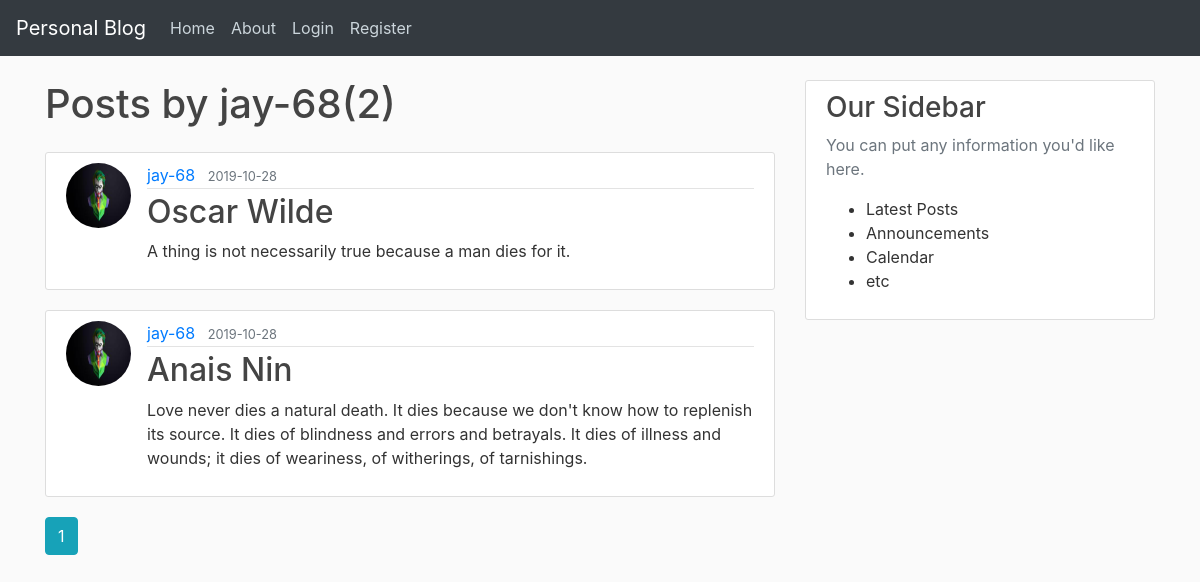
The app's page /user/jay-68, older data.
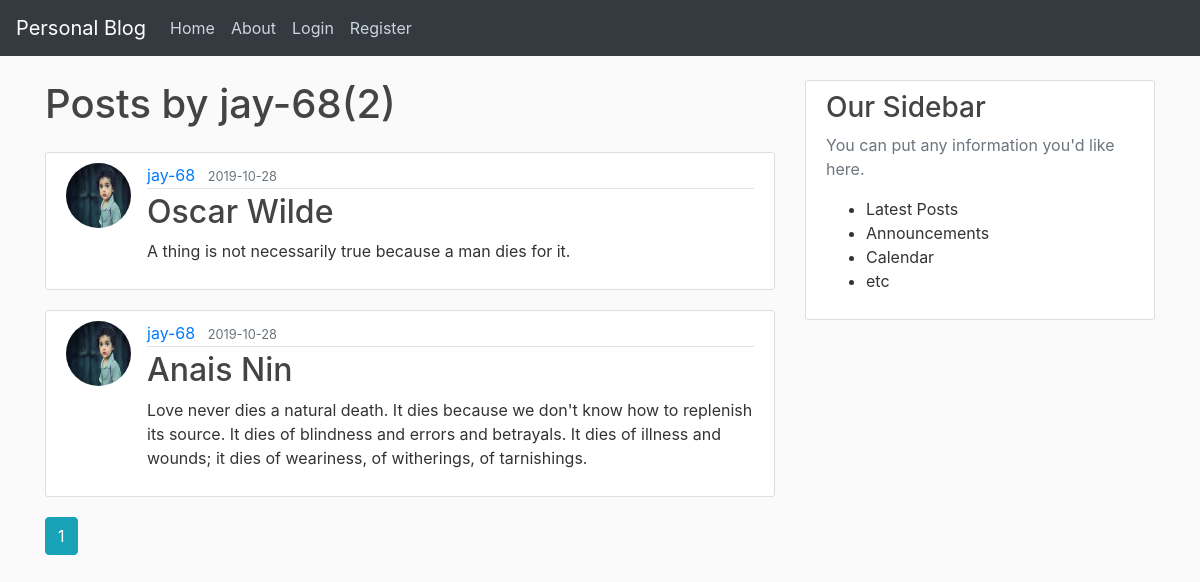
The same page, newer data.
### flaskblog/models.py (models this page shows, shortened)
class Post(db.Model):
  id = db.Column(db.Integer, primary_key=True)
  title = db.Column(db.String(100),nullable=False)
  date_posted = db.Column(db.DateTime,nullable=False,default=datetime.utcnow)
  content = db.Column(db.Text,nullable=False)
  user_id = db.Column(db.Integer,db.ForeignKey('user.id'),nullable=False)

class User(db.Model,UserMixin):
    id = db.Column(db.Integer, primary_key=True)
    username = db.Column(db.String(80), unique=True, nullable=False)
    email = db.Column(db.String(120), unique=True, nullable=False)
    image_file = db.Column(db.String(20),nullable=False,default='default.jpg')
    password = db.Column(db.String(60),nullable=False)
    posts = db.relationship('Post',backref='author',lazy=True)

### flaskblog/routes.py (the view)
@app.route('/user/<string:username>')
def user_posts(username):
    page = request.args.get('page',1,type=int)
    user = User.query.filter_by(username=username).first_or_404()
    posts=Post.query.filter_by(author=user).order_by(Post.date_posted.desc()).paginate(page=page,per_page=5)
    return render_template('user_posts.html', posts=posts,user=user)

### flaskblog/templates/user_posts.html (shortened to what this page needs)
{% extends 'layout.html' %}
{% block content %}
  <h1 class="mb-4">Posts by {{ user.username }}({{ posts.total }})</h1>
  {% for post in posts.items %}
    <article class="media content-section">
      <img src="{{ url_for('static',filename='profile_pics/' + post.author.image_file) }}" alt="user profile image" class="rounded-circle article-img">
      <div class="media-body">
        <div class="article-metadata">
          <a href="{{ url_for('user_posts',username=post.author.username) }}" class="mr-2">{{ post.author.username }}</a>
          <small class="text-muted">{{ post.date_posted.strftime('%Y-%m-%d') }}</small>
        </div>
        <h2><a href="{{ url_for('post',post_id=post.id) }}" class="article-title">{{ post.title }}</a></h2>
        <p class="article-content">{{ post.content }}</p>
      </div>
    </article>
  {% endfor %}
  {% for page_num in posts.iter_pages(left_edge=1,right_edge=1,left_current=1,right_current=2) %}
    {% if page_num %}
      {% if posts.page == page_num %}
        <a class="btn btn-info mb-4" href="{{ url_for('user_posts',username=user.username,page=page_num) }}">{{ page_num }}</a>
      {% else %}
        <a class="btn btn-outline-info mb-4" href="{{ url_for('user_posts',username=user.username,page=page_num) }}">{{ page_num }}</a>
      {% endif %}
    {% endif %}
  {% endfor %}
{% endblock content %}

Row changes from the older to the newer data that the page shows:
changed through a linked row, Post "Oscar Wilde": image_file: a different picture
changed through a linked row, Post "Anais Nin": image_file: a different picture
